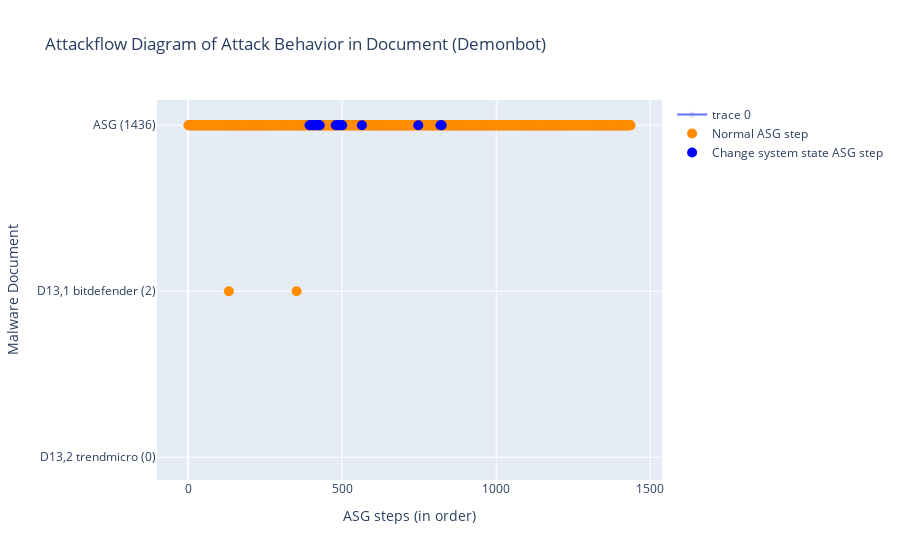

The notebook cell this image was saved under:
### Markdown cell above
### Run Script: draw Lifecycle diagram
- 兩個 traces (legend) 一般的 OP 和 ChangeSys OP。分兩個顏色，不重疊。
- x: [a,a,a,a,b,b,b,c,c,c] 不同 report 的 step 可以放同一個 list，因為屬於同個 trace。

### Code cell
# import plotly.express as px
import plotly
import plotly.graph_objects as go

def symmetric_difference(list1: list, list2: list) -> list:
    ''' return list1 - list2. '''
    s = set(list2)
    temp3 = [x for x in list1 if x not in s]
    return temp3

def draw_lifecycle(fset:FamilySet):
    familname = fset.familyname
    # reportnames = [rem.reportname for rem in fset.rem_lst if len(rem.match_regex)]

    fig = go.Figure()
    x, y = [], []
    x_sys, y_sys = [], []
    empty_columns = []

    for i, rem in enumerate(fset.rem_lst):
        numOfDot = len(rem.ASGstep_order_index)
        reportname = rem.reportname
        try:
            reportname = rem.reportname.split('.')[0]
            reportname = reportname.split('-')[1]
        except:
            print('source domian of report not found.')
            pass
        if reportname == 'Ms':
            reportname = 'Microsoft'
        idx = get_report_id(rem.reportname, mdf)
        reportname = f"{idx} {reportname}"
        reportname += f' ({numOfDot})'
        if len(rem.ASGstep_order_index) == 0:
            empty_columns.append(reportname)
            continue
        x_sys.extend(rem.SysASGstep_order_index) # 改變系統設定檔的 OP (這個變數有問題!!!)
        y_sys.extend([reportname] * len(rem.SysASGstep_order_index))
        current_x_normal = symmetric_difference(rem.ASGstep_order_index, rem.SysASGstep_order_index) # 一般的/其餘的 OP
        # print(reportname, 'numOfDot', numOfDot, 'rem.ASGstep_order_index', rem.ASGstep_order_index)
        # print('x_normal', current_x_normal, 'x_sys', rem.SysASGstep_order_index)
        x.extend(current_x_normal)
        y.extend([reportname] * len(current_x_normal))
        pass
    # todo: add baseline's lifecycle
    num_allstep = len(set(fset.sample.step_list))
    rowname = f'ASG ({num_allstep})'
    current_x_system = fset.sample.ASGstep_sysOnly_ordered_index # fset.sample.OPset_sysOnly_ordered_index
    current_x_normal = symmetric_difference(list(range(num_allstep)), current_x_system) # all steps - sysobj steps
    # print(sorted(current_x_system)) # 只能放UPDATE的，OPEN/READ不能喔
    x_sys.extend(current_x_system)
    y_sys.extend([rowname] * len(current_x_system)) 
    x.extend(current_x_normal)
    y.extend([rowname] * len(current_x_normal))
    # print(rowname, len(fset.sample.OPset), len(current_x_system), len(current_x_normal))

    # for empty_columns when report has no OPs
    for empty_col in empty_columns:
        fig.add_trace(go.Scatter(x=[0,], y=[empty_col,], marker=dict(opacity=0)))
    
    # normal OPs
    x = [idx+1 for idx in x] # add 1 to each asg index
    fig.add_trace(go.Scatter(
        x=x,
        y=y,
        marker=dict(color="darkorange", size=10),
        mode="markers",
        name="Normal ASG step", # Normal Operation Pair
    ))

    # changeSysObj OPs
    x_sys = x = [idx+1 for idx in x_sys]
    fig.add_trace(go.Scatter(
        x=x_sys,
        y=y_sys,
        marker=dict(color="blue", size=10),
        mode="markers",
        name="Change system state ASG step", # Change SR Operation Pair
    ))

    fig.update_layout(title=f"Attackflow Diagram of Attack Behavior in Document ({familname})",
                    xaxis_title="ASG steps (in order)",
                    yaxis_title="Malware Document")
    fig.show()

    if not os.path.exists("imgs"):
        os.mkdir("imgs")
    # fig.write_image(f"./imgs/{familname}_lifecycle.png") # bug -> no responce
    # plotly.offline.plot(fig, filename=f"./imgs/{familname}_lifecycle.html", auto_open=False)
    pass

draw_lifecycle(fset)

### Figure 1 — Plotly figure (JSON) as saved in the notebook; plotly's stock layout.template omitted (floating-point values rounded to 4 significant figures; data arrays with more than 128 entries replaced by an {"elided": "..."} marker saying what was removed)
{"data": [{"marker": {"opacity": 0}, "type": "scatter", "x": [0], "y": ["D13,2 trendmicro (0)"]}, {"marker": {"color": "darkorange", "size": 10}, "mode": "markers", "name": "Normal ASG step", "type": "scatter", "x": {"elided": "1418 int values"}, "y": {"elided": "1418 str values"}}, {"marker": {"color": "blue", "size": 10}, "mode": "markers", "name": "Change system state ASG step", "type": "scatter", "x": [394, 398, 402, 406, 410, 414, 421, 423, 425, 427, 479, 483, 487, 491, 498, 500, 564, 747, 819, 823], "y": ["ASG (1436)", "ASG (1436)", "ASG (1436)", "ASG (1436)", "ASG (1436)", "ASG (1436)", "ASG (1436)", "ASG (1436)", "ASG (1436)", "ASG (1436)", "ASG (1436)", "ASG (1436)", "ASG (1436)", "ASG (1436)", "ASG (1436)", "ASG (1436)", "ASG (1436)", "ASG (1436)", "ASG (1436)", "ASG (1436)"]}], "layout": {"title": {"text": "Attackflow Diagram of Attack Behavior in Document (Demonbot)"}, "xaxis": {"title": {"text": "ASG steps (in order)"}}, "yaxis": {"title": {"text": "Malware Document"}}}}
